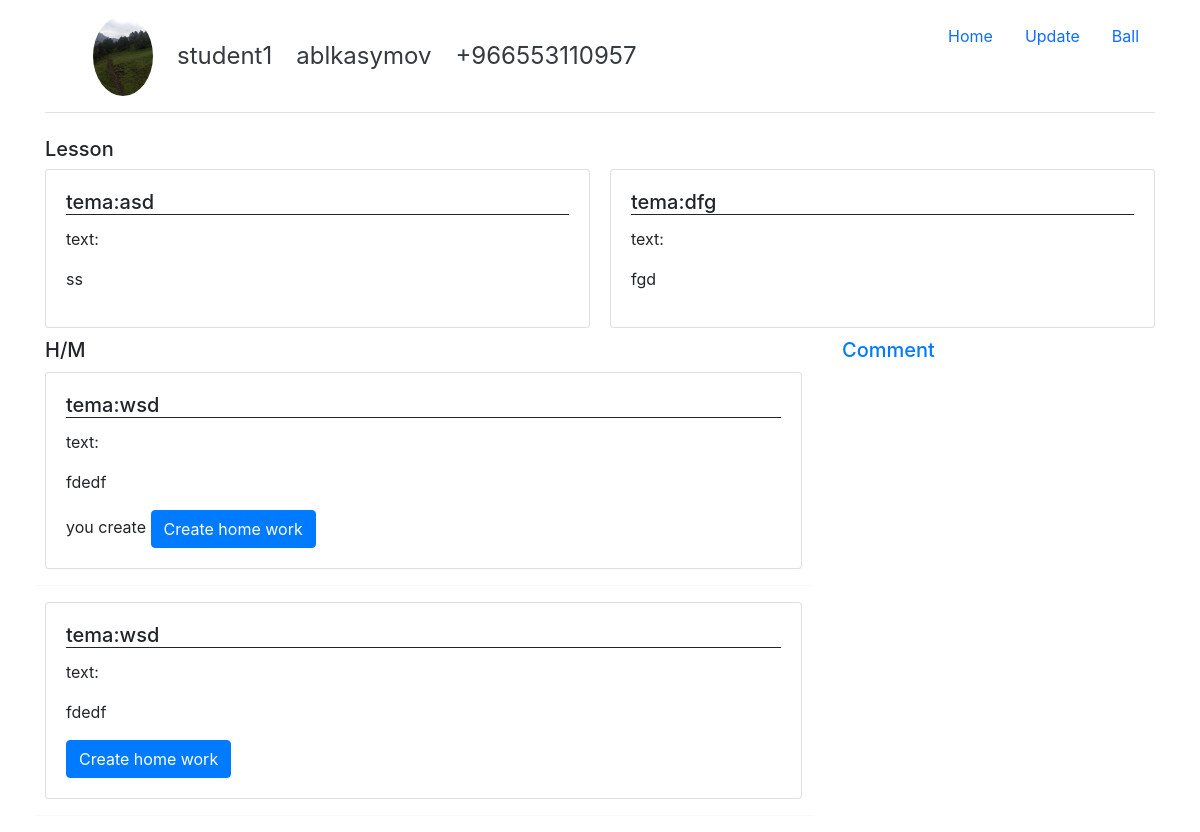
/detail_lesson/4 (signed in), run on the app's committed database.
### project/models.py (models this page shows, shortened)
class Student(models.Model):
    class Meta:
        verbose_name = "Студент"
        verbose_name_plural = "Студент"
    user = models.OneToOneField(User, null=True, on_delete=models.CASCADE, verbose_name="Имя")
    surname = models.CharField(max_length=250, verbose_name="Фамилия", blank=True, null=True)
    image = models.ImageField(upload_to='products/%Y/%m/%d', blank=True, verbose_name="Фото")
    tel_num = models.CharField(max_length=250, verbose_name="Телефонный номер", blank=True, null=True)
    create_data = models.DateField(auto_now=True, verbose_name="Дата регистрации")

class DailyMaterial(models.Model):
    class Meta:
        verbose_name = "Ежедневный матерял"
        verbose_name_plural = "Ежедневный матерял"
    tema = models.CharField(max_length=250, verbose_name="Тема")
    text = RichTextField(verbose_name="Текст")
    create_data = models.DateField(auto_now=True, verbose_name="Дата создания")

class HomeWork(models.Model):
    class Meta:
        verbose_name = "Домашняя работа"
        verbose_name_plural = "Домашняя работа"
    tema = models.CharField(max_length=255, blank=True, null=True, verbose_name="Домашняя работа")
    text = RichTextField(verbose_name="Домашняя работа")
    lesson = models.ManyToManyField(Lesson, verbose_name="Урок")
    create_data = models.DateField(auto_now=True, verbose_name="Дата создания")

class HomeWorkResult(models.Model):
    student = models.ForeignKey(Student, on_delete=models.CASCADE, verbose_name="Студент")
    home_work = models.ForeignKey(HomeWork, on_delete=models.CASCADE, verbose_name="Д/З")
    create_home_work = RichTextField(verbose_name="Домашняя работа")
    create_data = models.DateField(auto_now=True, verbose_name="Дата создания")
    class Meta:
        verbose_name = "Домашняя работа студента"
        verbose_name_plural = "Домашняя работа студента"
        unique_together = ('student','home_work')

### project/views/students.py (the view)
# urls.py: path('detail_lesson/<id>', students.detailLesson, name='detail_lesson'),
def detailLesson(request,id):
    user = request.user
    student = Student.objects.get(user=user)
    lesson = Lesson.objects.get(id=id)
    home_work = HomeWork.objects.filter(lesson=lesson)
    home_work_student = HomeWorkResult.objects.filter(student=student,).select_related('home_work')
    comment = Comment.objects.filter(lesson=lesson)
    context = {
        'lesson':lesson,
        'home_work':home_work,
        'comment':comment,
        'student': student,
        'home_work_student':home_work_student,
    }
    return render(request, 'student/detail/detail_lesson.html', context)

### templates/student/detail/detail_lesson.html (shortened to what this page needs)
{% extends 'student/detail/base_lesson.html' %}
{% load static %}
{% block home_work_comment %}
  <div style="display:flex; margin: -10px;">
        <div style="width: 70%; margin-right: 20px;">
          <h5 style="margin: 10px;">H/M</h5>
            {% for i in home_work %}
              <div class="card" style="margin: 10px;">
                <div class="card-body">
                  <h5 class="card-title" style="border-bottom: 1px solid #212529;">tema:{{ i.tema }}</h5>
                  <p class="card-text">text:{{ i.text|safe }}</p>
                  {% for l in home_work_student %}
                  {% if i == l.home_work %}
                  you create
                  {% endif %}
                  {% endfor %}
                  <a href="{% url 'create_home_work_student' id_home_work=i.id id_lesson=lesson.id  %}" class="btn btn-primary">Create home work</a>
                </div>
              </div>
              <hr>
            {% endfor %}
        </div>
        <div style="width: 30%;">
          <h5 style="margin: 10px;margin-bottom: 20px;"><a href="{% url 'create_comment' lesson.id %}" role="button">Comment</a></h5>
        </div>
  </div>
{% endblock %}

### templates/student/detail/base_lesson.html (shortened to what this page needs)
{% extends 'base_student.html' %}
{% load static %}
{% block head %}
<h5 >Lesson</h5>
  <div style="display: flex; margin: -10px;">
    {% for i in lesson.daily_material.all %}
      <div class="card" style="width: 50%;margin: 10px;">
        <div class="card-body">
          <h5 class="card-title" style="border-bottom: 1px solid #212529;">tema:{{ i.tema }}</h5>
          <p class="card-text">text:{{ i.text|safe }}</p>
        </div>
      </div>
    {% endfor %}
  </div>
  {% block home_work_comment %}
  {% endblock %}
{% endblock %}

### templates/base_student.html (shortened to what this page needs)
<!DOCTYPE html>
<html lang="en">
<head>
  <link href="https://cdn.jsdelivr.net/npm/bootstrap@5.2.0-beta1/dist/css/bootstrap.min.css" rel="stylesheet">
  <link rel="stylesheet" href="https://stackpath.bootstrapcdn.com/bootstrap/4.1.3/css/bootstrap.min.css">
</head>
<body>
<div class="container">
    <header class="d-flex flex-wrap justify-content-center py-3 mb-4 border-bottom">
      <a href="/" class="d-flex align-items-center mb-3 mb-md-0 me-md-auto text-dark text-decoration-none">
        <svg class="bi me-2" width="40" height="32"><use xlink:href="#bootstrap"></use></svg>
        <div style="width: 60px;">
        <img width="100%" src="{% if student.image %} {{ student.image.url }} {% endif %}" class="rounded-circle" alt="">
        </div>
        <span class="fs-4 px-4">{{ student.user }}</span>
        <span class="fs-4">{{ student.surname }}</span>
        <span class="fs-4 px-4">{{ student.tel_num }}</span>
      </a>
      <ul class="nav nav-pills">
        <li class="nav-item"><a href="/" class="nav-link" aria-current="page">Home</a></li>
        <li class="nav-item"><a href="{% url 'updat_student' student.id %}" class="nav-link">Update</a></li>
        <li class="nav-item"><a href="{% url 'student_ball' student.id %}" class="nav-link">Ball</a></li>
      </ul>
    </header>
        {% block head %}
        {% endblock %}
</div>
</body>
</html>

### data on the page
Student: image (picture), user "student1", surname "ablkasymov", tel_num "+966553110957"
DailyMaterial: tema "asd", text "ss"
DailyMaterial: tema "dfg", text "fgd"
HomeWork: tema "wsd", text "fdedf"
HomeWorkResult: shows "you create"
HomeWork: tema "wsd", text "fdedf"
